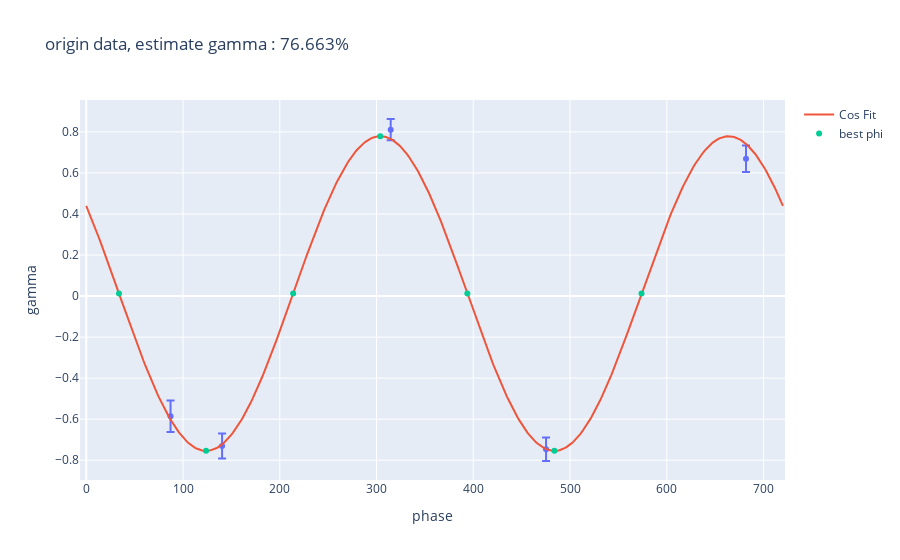

Source (notebook cell):
### Code cell
best_phi_list=np.array([90,180,270,360,450,540,630])+param_origin[1]/np.pi*180//90*90
best_turn_list=(best_phi_list-(param_origin[1]/np.pi*180))/360/2
phase_array=np.linspace(0,360*2,500)
turn_array=phase_array/360/2
origin_fit=model_func_count_offset(phase_array,*param_origin)
best_phase_list=best_turn_list*2*360

fig = px.scatter(origin_df, x='phase', y='gamma',error_y='gamma_err',hover_data='turn',title='origin data, estimate gamma : {:.3%}'.format(np.abs(param_origin[0])))
fig.add_scatter(x=phase_array, y=origin_fit, mode='lines', name='Cos Fit',hovertext=['turn={:.3}'.format(i) for i in turn_array],hovertemplate='gamma=%{y:.3f}<br>%{hovertext}')
fig.add_scatter(x=best_phase_list,y=model_func_count_offset(best_phase_list,*param_origin),mode='markers',name='best phi',hovertext=['turn={:.3}'.format(i) for i in best_turn_list],hovertemplate='gamma=%{y:.3f}<br>%{hovertext}')
fig.show()

### Figure 1 — Plotly figure (JSON) as saved in the notebook; plotly's stock layout.template omitted (floating-point values rounded to 4 significant figures; data arrays with more than 128 entries replaced by an {"elided": "..."} marker saying what was removed)
{"data": [{"customdata": [[0.121], [0.195], [0.437], [0.66], [0.947]], "error_y": {"array": [0.07694, 0.06087, 0.05191, 0.0575, 0.06444]}, "hovertemplate": "phase=%{x}<br>gamma=%{y}<br>turn=%{customdata[0]}<extra></extra>", "legendgroup": "", "marker": {"color": "#636efa", "symbol": "circle"}, "mode": "markers", "name": "", "orientation": "v", "showlegend": false, "type": "scatter", "x": [87.12, 140.4, 314.6, 475.2, 681.8], "xaxis": "x", "y": [-0.5856, -0.7302, 0.811, -0.7463, 0.6692], "yaxis": "y"}, {"hovertemplate": "gamma=%{y:.3f}<br>%{hovertext}", "hovertext": {"elided": "500 str values"}, "mode": "lines", "name": "Cos Fit", "type": "scatter", "x": {"elided": "500 float values"}, "y": {"elided": "500 float values"}}, {"hovertemplate": "gamma=%{y:.3f}<br>%{hovertext}", "hovertext": ["turn=0.047", "turn=0.172", "turn=0.297", "turn=0.422", "turn=0.547", "turn=0.672", "turn=0.797"], "mode": "markers", "name": "best phi", "type": "scatter", "x": [33.86, 123.9, 213.9, 303.9, 393.9, 483.9, 573.9], "y": [0.01235, -0.7543, 0.01235, 0.779, 0.01235, -0.7543, 0.01235]}], "layout": {"legend": {"tracegroupgap": 0}, "title": {"text": "origin data, estimate gamma : 76.663%"}, "xaxis": {"anchor": "y", "domain": [0, 1], "title": {"text": "phase"}}, "yaxis": {"anchor": "x", "domain": [0, 1], "title": {"text": "gamma"}}}}
